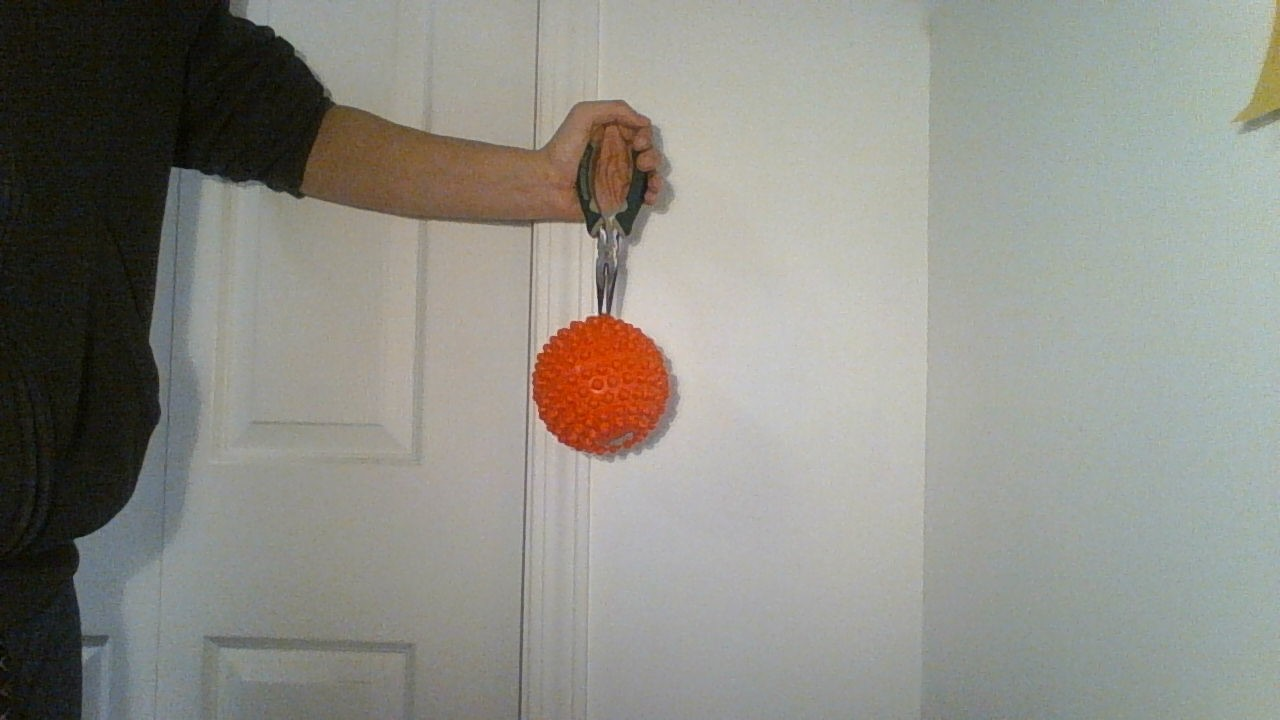
#> input picture ball60cm.jpg, 1280 x 720 px, given in place of image_name.jpg, which was not available
$ python ballTrack.py   (Python 2 division)
#> lines starting #> are read from the running program, lines starting #| are printed output that depends on the picture; after the words box and inside, x2 and y2 are one past the last pixel; in counts of white or black regions, pixels touching at a corner belong together; long printed decimals are rounded; pictures that were not available may be replaced by others from this repository, and a replacement may not be noted
# import the necessary packages


import imutils
import cv2

# Focal Length: distance between the lens and the image sensor when the subject is in focus
# Triangle Similarity Formula.... F=(Pixel Width * Distance) / ObjectWidth

# Find focal length and then solve for distance in the while loop
# Distance formula: Distance = (Object Width * Focal Length) / Width in Pixels


#this program uses the imutils pyimagesearch , information about it can be found here:
#https://www.pyimagesearch.com/2015/02/02/just-open-sourced-personal-imutils-package-series-opencv-convenience-functions/
#For using this program it is recommended to create a Resorces directory inside the project and store a "calibration image"
#there. The calibration image should show the ball clearly. For the program to work, it must detect the ball in the provided
#"calibration image", see the calibration image for an example
#For the program to work, it needs the following constants to be given values
#int KNOWN_WIDTH   - the width of the ball we want to track
#int KNOWN_DISTANCE - the known distance from the ball to the camera in the calibration image inside /Resources
#string PATH - the path to the calibration image
#int ballLowerOne/Two/Three  - this is the lower bound for detecting the color of the ball (hsv colorspace) in the image,
#			      it is currently configured for detecting an orange ball in a bright setting
#			      (roughly the color  a basketball)
#int ballUpperOne/Two/Three - upper bound for detecting the color of the ball in hsv colorspace


# Constants
KNOWN_WIDTH = 12
KNOWN_DISTANCE = 100
IMAGE_PATH = "../Resources/image_name.jpg"


FOCAL_LENGTH = 0  # modified later

ballLower = (0, 159, 140)   # bright setting
# ballLower = (0, 164, 91)  # dark setting
# ballLower = (0, 164, 91) #medium setting

ballUpper = (56, 255, 255)  # bright setting
# ballUpper = (192, 255, 255)    # upper medium setting
# ballUpper = (176, 255, 217)  # uppper dark setting


# ___________________________________________________________________________________


# find focal length
def find_focal():
    sampleImage = cv2.imread(IMAGE_PATH)
#> sampleImage is the input picture: shape (720, 1280, 3); mean B, G, R 134.1, 141.3, 141.9
    frame = imutils.resize(sampleImage, width=600)  # resize
    contours = find_contours(frame)  # get list of contours in the image
    # ASSUME THAT CONTOUR WILL BE FOUND ON THE SAMPLE IMAGE
    c = max(contours, key=cv2.contourArea)  # get the largest contour
    ((x, y), radius) = cv2.minEnclosingCircle(c)  # find the centroid
    # now that I have the radius in pixels, we can calculate focal length

    print "focal length is "+str((2*radius*KNOWN_DISTANCE)/KNOWN_WIDTH)
    print "width in pixels is "+str(2*radius)

    cv2.circle(frame, (int(x), int(y)), int(radius), (0, 255, 255), 2)
    cv2.imshow("Calibration Image", frame)  # show the calibration image to the screen

    return (2*radius*KNOWN_DISTANCE)/KNOWN_WIDTH


# returns the distance to the camera
def distance_to_camera(focalLength, knownWidth, perWidth):
    return (knownWidth*focalLength)/perWidth


    # receives image input from camera, returns list of contour of the ball
def find_contours(originalFrame):
    hsv = cv2.cvtColor(originalFrame, cv2.COLOR_BGR2HSV)  # change image into hsv color space
#> hsv: shape (337, 600, 3); mean H, S, V 47.4, 31.3, 145.7
    mask = cv2.inRange(hsv, ballLower, ballUpper)  # detect image and create a mask
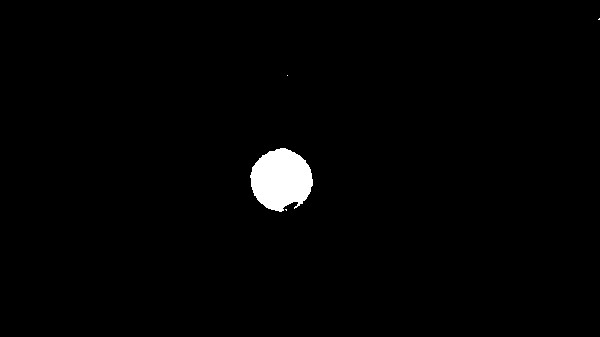
#> mask: shape (337, 600); 1.5% white; 4 white regions (3 under 20 px), largest, box (x1, y1, x2, y2) and area: (250, 148, 313, 212) 2954
    mask = cv2.erode(mask, None, iterations=2)    # process the image to remove noise from the image
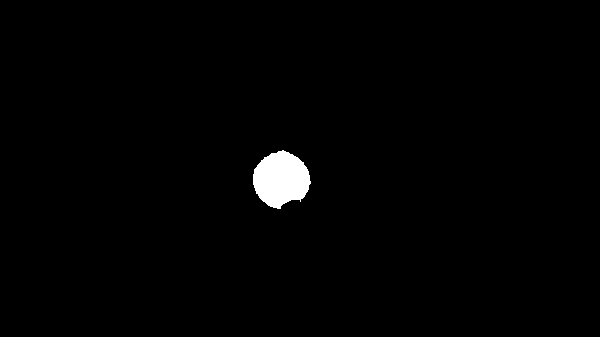
#> mask: shape (337, 600); 1.2% white; 1 white region, box (x1, y1, x2, y2) and area: (253, 150, 311, 209) 2441
    mask = cv2.dilate(mask, None, iterations=2)
#> mask: shape (337, 600); 1.5% white; 1 white region
    contours = cv2.findContours(mask.copy(), cv2.RETR_EXTERNAL, cv2.CHAIN_APPROX_SIMPLE)[-2]   #get list of contours
#> contours = 1 contour; box (x1, y1, x2, y2) and area: (251, 148, 313, 211) 2842
    return contours

# ______________________________________________________________________________________________________________________

FOCAL_LENGTH = find_focal() # find focal length
#> in find_focal, `c = max(contours, key=cv2.contourArea)`: c = contour of 89 points, box (x1, y1, x2, y2) (251, 148, 313, 211), area 2842
#> in find_focal, `((x, y), radius) = cv2.minEnclosingCircle(c)`: x = 281.1; y = 179.3; radius = 31.59
#| focal length is 526.424
#| width in pixels is 63.171
#> in find_focal, `cv2.circle(frame, (int(x), int(y)), int(radius), (0, 255, 255), 2)`:
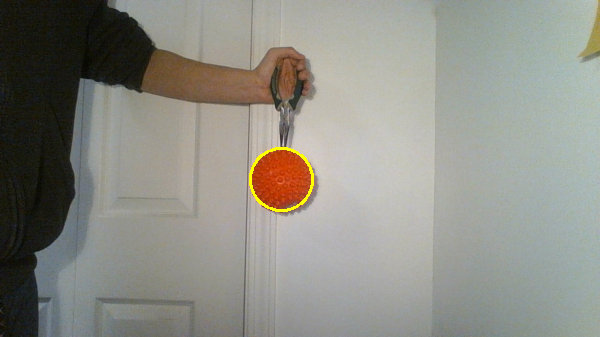
#> frame: shape (337, 600, 3); mean B, G, R 133.9, 141.8, 142.2
#> FOCAL_LENGTH = 526.4


camera = cv2.VideoCapture(0)  # grab a reference to the camera
while True:

    (grabbed, frame) = camera.read()  # read a frame
    frame = imutils.resize(frame, width=600)  # resize
    contours = find_contours(frame)  # get list of contours in the image

    if len(contours) > 0:
        c = max(contours, key=cv2.contourArea)  # get the largest contour
        ((x, y), radius) = cv2.minEnclosingCircle(c)  # find the centroid
#> x = 281.1; y = 179.3; radius = 31.59
        if radius > 10:                                       # only proceed to draw circle if the radius meets minimum
            cv2.circle(frame, (int(x), int(y)), int(radius), (0, 255, 255), 2)

            distance = distance_to_camera(FOCAL_LENGTH, KNOWN_WIDTH, 2*radius)  # the distance is in inches
#> distance = 100

            cv2.putText(frame, str(int(distance))+" CM", (390, 430), cv2.FONT_HERSHEY_SIMPLEX, 2.0, (255, 255, 255), 3)


    cv2.imshow("Ball Detection", frame)   # show the frame to our screen
    key = cv2.waitKey(1) & 0xFF
#> (key x is pressed here)

    # quit program
    if key == ord("x"):
        break

# cleanup the camera and close any open windows
camera.release()
cv2.destroyAllWindows()
